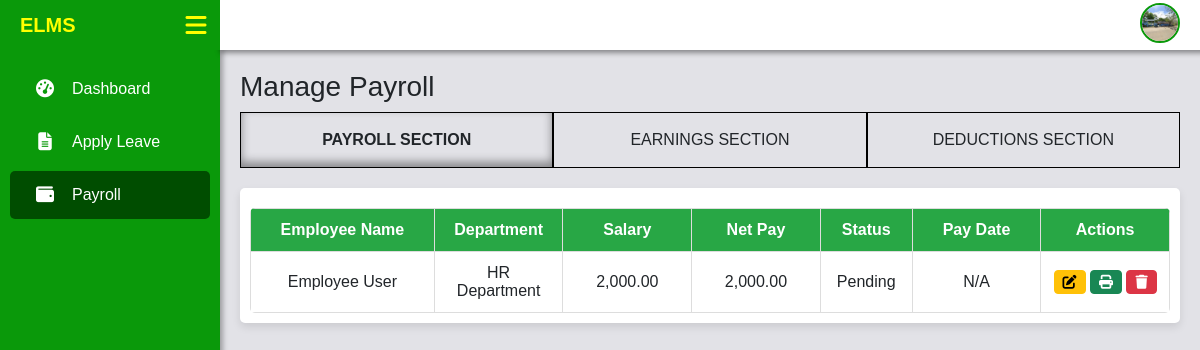
/admin/manage_payroll.php (signed in), run on the app's committed database.
### tables this page shows
CREATE TABLE `users` (
  `user_id` int(11) NOT NULL,
  `first_name` varchar(50) NOT NULL,
  `middle_name` varchar(50) DEFAULT NULL,
  `last_name` varchar(50) NOT NULL,
  `email` varchar(100) NOT NULL,
  `password` varchar(255) NOT NULL,
  `role` enum('Admin','Employee') NOT NULL,
  `gender` enum('Male','Female') NOT NULL,
  `phone` varchar(20) DEFAULT NULL,
  `address` text DEFAULT NULL,
  `birthdate` date DEFAULT NULL,
  `employment_start_date` date DEFAULT NULL,
  `employment_end_date` date DEFAULT NULL,
  `department_id` int(11) DEFAULT NULL,
  `created_at` timestamp NOT NULL DEFAULT current_timestamp(),
  `profile_picture` varchar(255) DEFAULT NULL,
  `employee_type` varchar(50) NOT NULL,
  `salary` decimal(10,2) NOT NULL DEFAULT 0.00,
  `leave_balance` int(11) NOT NULL DEFAULT 0,
  `reset_token` varchar(64) DEFAULT NULL,
  `token_expiry` datetime DEFAULT NULL
);

CREATE TABLE `departments` (
  `id` int(11) NOT NULL,
  `department_name` varchar(100) NOT NULL,
  `department_description` text DEFAULT NULL,
  `created_at` timestamp NOT NULL DEFAULT current_timestamp()
);

### admin/manage_payroll.php (the view, shortened to what this page needs)
<?php
    include '../db.php';
    include '../includes/navbar.php';
?>
<!DOCTYPE html>
<html lang="en">
<head>
    <link rel="stylesheet" href="https://cdn.datatables.net/2.2.2/css/dataTables.dataTables.css" />
    <link href="https://cdn.jsdelivr.net/npm/bootstrap@5.3.0/dist/css/bootstrap.min.css" rel="stylesheet">
</head>
<body>
    <div class="content">
        <h3>Manage Payroll</h3>
        <div class="tabs">
            <div class="tab active" onclick="switchTab(event, 'payroll')">PAYROLL SECTION</div>
            <div class="tab" onclick="switchTab(event, 'earnings')">EARNINGS SECTION</div>
            <div class="tab" onclick="switchTab(event, 'deductions')">DEDUCTIONS SECTION</div>
        </div>
        <div id="payroll" class="tab-content active">
            <div class="payroll-container">
                <table class="payroll-table" id="payrollTable" style="width:100%">
                    <thead>
                        <tr>
                            <th>Employee Name</th>
                            <th>Department</th>
                            <th>Salary</th>
                            <th>Net Pay</th>
                            <th>Status</th>
                            <th>Pay Date</th>
                            <th>Actions</th>
                        </tr>
                    </thead>
                    <tbody>
                        <?php
                            try {
                                $stmt = $pdo->prepare("SELECT u.user_id, u.first_name, u.last_name,
                                                            d.department_name,
                                                            COALESCE(p.salary, u.salary, 0.00) AS salary,
                                                            COALESCE(p.net_pay, u.salary - (COALESCE(p.deductions, 0)), 0.00) AS net_pay,
                                                            COALESCE(p.status, 'pending') AS status,
                                                            COALESCE(p.pay_date, 'N/A') AS pay_date
                                                        FROM users u
                                                        LEFT JOIN departments d ON u.department_id = d.id
                                                        LEFT JOIN payroll p ON u.user_id = p.user_id
                                                        AND p.pay_date = (SELECT MAX(pay_date) FROM payroll WHERE user_id = p.user_id)
                                                        WHERE u.role = 'Employee'
                                                        ORDER BY u.last_name ASC, p.pay_date DESC");
                                $stmt->execute();
                                $payrolls = $stmt->fetchAll(PDO::FETCH_ASSOC);
                                foreach ($payrolls as $row):
                        ?>
                        <tr>
                            <td><?= htmlspecialchars($row['first_name'] . ' ' . $row['last_name']); ?></td>
                            <td><?= htmlspecialchars($row['department_name']); ?></td>
                            <td class="salary"><?= number_format($row['salary'], 2); ?></td>
                            <td class="net-pay"><?= number_format($row['net_pay'], 2); ?></td>
                            <td class="<?= ($row['status'] == 'paid') ? 'status-approved' : 'status-pending'; ?>">
                                <?= htmlspecialchars(ucfirst($row['status'])); ?>
                            </td>
                            <td><?= htmlspecialchars($row['pay_date']); ?></td>
                            <td>
                                <button class="btn btn-sm btn-warning" data-bs-toggle="tooltip" data-bs-placement="top" title="Edit"
                                    onclick="openEditModal(<?= $row['user_id']; ?>)">
                                    <i class="fas fa-edit"></i>
                                </button>
                                <button class="btn btn-sm btn-success" data-bs-toggle="tooltip" data-bs-placement="top" title="Print Payslip"
                                    onclick="window.location.href='print_payslip.php?id=<?= $row['user_id']; ?>'">
                                    <i class="fas fa-print"></i>
                                </button>
                                <button class="btn btn-sm btn-danger" data-bs-toggle="tooltip" data-bs-placement="top" title="Delete Payroll"
                                    onclick="confirmDelete(<?= $row['user_id']; ?>)">
                                    <i class="fas fa-trash"></i>
                                </button>
                            </td>
                        </tr>
                        <?php
                                endforeach;
                            } catch (PDOException $e) {
                                echo "<tr><td colspan='7'>Error: " . $e->getMessage() . "</td></tr>";
                            }
                        ?>
                    </tbody>
                </table>
            </div>
        </div>
    </div>
</body>
</html>

### includes/navbar.php (shortened to what this page needs)
<?php
    $role = $_SESSION['role'] ?? 'Employee';
    $email = $_SESSION['email'] ?? '';
    require '../db.php';
    $stmt = $pdo->prepare("SELECT profile_picture FROM users WHERE email = :email");
    $stmt->bindParam(':email', $email, PDO::PARAM_STR);
    $stmt->execute();
    $user = $stmt->fetch(PDO::FETCH_ASSOC);
    $profile_picture = $user['profile_picture'] ?? 'default.png';
    $protocol = isset($_SERVER['HTTPS']) && $_SERVER['HTTPS'] === 'on' ? "https://" : "http://";
    $host = $_SERVER['HTTP_HOST'];
    $basePath = ($role === 'Admin') ? "/elmsv2/admin/" : "/elmsv2/employee/";
    $dashboard_link = $protocol . $host . $basePath . 'dashboard.php';
?>
<!DOCTYPE html>
<html lang="en">
<head>
    <link rel="stylesheet" href="https://cdnjs.cloudflare.com/ajax/libs/font-awesome/6.5.1/css/all.min.css">
</head>
<body>
    <aside class="sidebar" id="sidebar">
        <ul>
            <li><a href="<?= $dashboard_link; ?>"><i class="fas fa-tachometer-alt"></i> Dashboard</a></li>
            <?php if ($role == 'Admin'): ?>
                <li><a href="../admin/departments.php"><i class="fas fa-building"></i> Departments</a></li>
                <li><a href="../admin/manage_employees.php"><i class="fas fa-users"></i> Manage Staff</a></li>
                <li><a href="../admin/manage_leave.php"><i class="fas fa-calendar-check"></i> Manage Leave</a></li>
                <li><a href="../admin/manage_payroll.php"><i class="fas fa-file-invoice-dollar"></i> Manage Payroll</a></li>
                <!-- <li><a href="../admin/manage_attendance.php"><i class="fas fa-user-clock"></i> Attendance</a></li>
                <li><a href="../admin/settings.php"><i class="fas fa-cogs"></i> Settings</a></li> -->
            <?php elseif ($role == 'Employee'): ?>
                <li><a href="../employee/apply_leave.php"><i class="fas fa-file-alt"></i> Apply Leave</a></li>
                <li><a href="../employee/payroll.php"><i class="fas fa-wallet"></i> Payroll</a></li>
            <?php endif; ?>
        </ul>
    </aside>
    <div class="topbar" id="topbar">
        <div class="logo">ELMS</div>
        <i class="fa-solid fa-bars menu-icon" id="menuIcon"></i>
    </div>
    <div class="profile-picture-container" id="profileDropdown">
        <img src="../files/images/<?php echo htmlspecialchars($profile_picture); ?>" alt="Profile" class="profile-img">
    </div>
</body>
</html>

### includes/fade_in.php (style rules this page uses)
body { opacity: 0; transition: opacity 1s ease-in; }
body.fade-in { opacity: 1; }

### includes/navbar.php (style rules this page uses)
body { margin: 0; font-family: Arial, sans-serif; }
.topbar { height: 50px; width: calc(100% + 220px); background: linear-gradient(to right, #0a990a 220px, white 220px); color: yellow; display: flex; align-items: center; padding: 0 20px; position: fixed; left: 0; transition: transform 0.3s ease-in-out; box-shadow: 220px 3px 5px rgba(0, 0, 0, 0.4); z-index: 1000; }
.logo { font-size: 20px; font-weight: bold; margin-right: 110px; }
.menu-icon { font-size: 24px; cursor: pointer; transition: transform 0.3s ease-in-out; }
.profile-picture-container { position: fixed; right: 20px; cursor: pointer; top: 2.5px; transition: right 0.3s ease-in-out; z-index: 1001; }
.profile-img { width: 40px; height: 40px; border-radius: 50%; object-fit: cover; border: 2px solid #0a990a; }
.sidebar { display: block; width: 220px; height: 100vh; background-color: #0a990a; color: yellow; position: fixed; left: 0; top: 0; padding-top: 60px; transition: transform 0.3s ease-in-out; box-shadow: 3px 0 5px rgba(0, 0, 0, 0.3); z-index: 1000; }
.sidebar ul { list-style: none; padding: 0; }
.sidebar ul li { padding: 12px 20px; margin: 5px 10px; cursor: pointer; border-radius: 5px; display: flex; align-items: center; transition: background 0.3s ease-in-out; z-index: 1000; }
.sidebar ul li a { color: white; text-decoration: none; font-size: 16px; display: flex; align-items: center; width: 100%; }
.sidebar ul li i { width: 30px; text-align: center; margin-right: 12px; font-size: 18px; }
.sidebar ul li.active { background: #004d00; }

### admin/manage_payroll.php (style rules this page uses)
body { font-family: Arial, sans-serif; margin: 0; overflow-x: auto !important; background-color: #e2e2e7; }
.content { margin-left: 220px; padding: 70px 20px 0 20px; transition: margin-left 0.3s ease-in-out; }
.tabs { display: flex; justify-content: space-between; margin-bottom: 20px; }
.tab { flex: 1; padding: 15px; text-align: center; cursor: pointer; border: 1px solid black; position: relative; }
.tab.active { box-shadow: inset 0px -5px 10px rgba(0, 0, 0, 0.4); font-weight: bold; }
.tab-content { display: none; padding: 10px; background: white; border-radius: 5px; box-shadow: 0px 4px 8px rgba(0, 0, 0, 0.1); }
.tab-content.active { display: block; }
table { width: 100%; border-collapse: collapse; margin-top: 10px; background: white; border-radius: 5px; overflow: hidden; }
th, td { padding: 12px; border: 1px solid #ddd; text-align: center !important; }
th { background: #28a745; color: white; }
th:nth-of-type(1), td:nth-of-type(1) { width: 20%; }
th:nth-of-type(2), td:nth-of-type(2) { width: 14%; }
th:nth-of-type(3), td:nth-of-type(3) { width: 14%; }
th:nth-of-type(4), td:nth-of-type(4) { width: 14%; }
th:nth-of-type(5), td:nth-of-type(5) { width: 10%; }
th:nth-of-type(6), td:nth-of-type(6) { width: 14%; }
th:nth-of-type(7), td:nth-of-type(7) { width: 14%; }

### data on the page
users: profile_picture (picture), first_name+last_name "Employee User", department.department_name "HR Department", salary "2,000.00", net_pay "2,000.00", status "Pending", pay_date "N/A"
